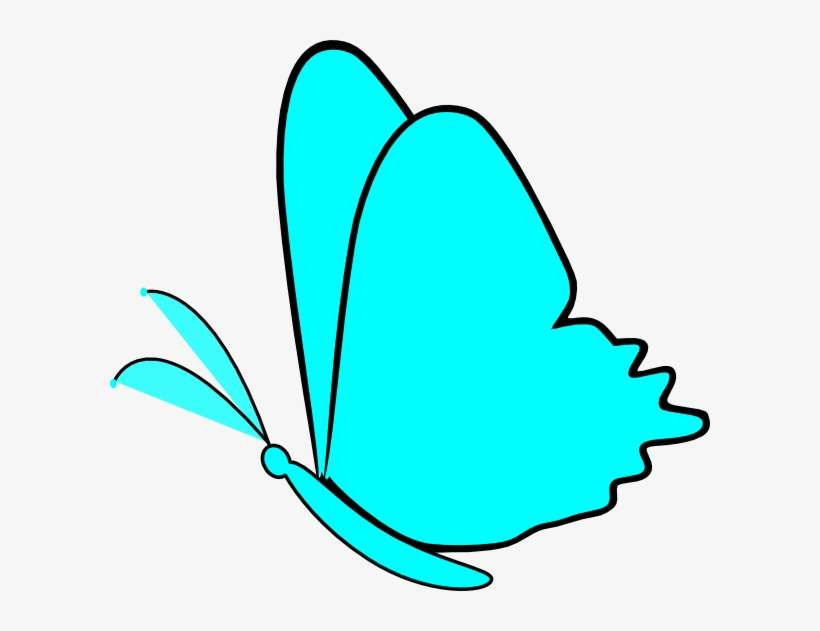
#> input picture butterfly.png, 820 x 631 px
$ jupyter execute task_2.ipynb
#> lines starting #> are read from the running program, lines starting #| are printed output that depends on the picture; after the words box and inside, x2 and y2 are one past the last pixel; in counts of white or black regions, pixels touching at a corner belong together
[cell 1]
import cv2
import matplotlib.pyplot as plt

# Load the image
image = cv2.imread('butterfly.png', 0)
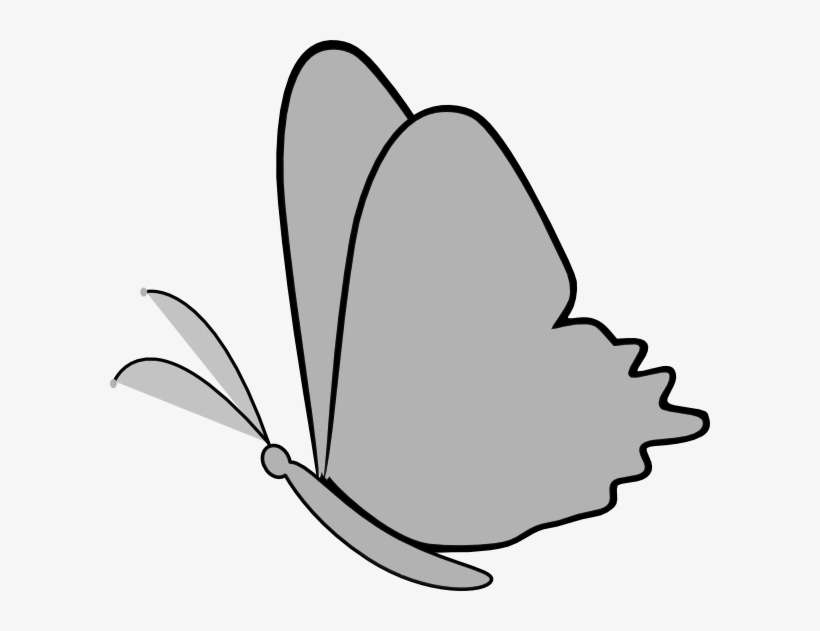
#> image: shape (631, 820); min 0, max 255, mean 221.6

# Plot pixel histogram
plt.figure(figsize=(6, 3))
plt.hist(image.ravel(), bins=256, range=[0,256], color='b', alpha=0.7)
plt.xlabel('Pixel Intensity')
plt.ylabel('Frequency')
plt.title('Pixel Intensity Histogram')
plt.grid(True)
plt.show()
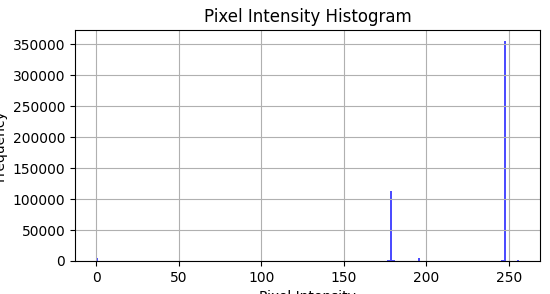
#> figure drawn by matplotlib, 1 panel; tallest bar 355077 high, from x = 247 to 248
#> further down, image is the input picture: shape (631, 820, 3); mean B, G, R 241.1, 240.9, 176.9

[cell 2]
import cv2
import numpy as np

def region_growing(image, seed, threshold):
    # Create an empty region of the same size as the input image
#> called with seed = (150, 150), threshold = 30
    region = np.zeros_like(image, dtype=np.uint8)
    # Initialize a list to store the seed point
    region_points = [seed]
    # While there are points in the region_points list
    while region_points:
        # Pop the first point from the list
        x, y = region_points.pop(0)
        # Check if the point is not already part of the region and meets the threshold condition
        if region[x, y] == 0 and abs(int(image[x, y]) - int(image[seed])) < threshold:
            # Mark the point as part of the region
            region[x, y] = 255
            # Add neighboring points to the region_points list
            region_points.extend([(x-1, y), (x+1, y), (x, y-1), (x, y+1)])
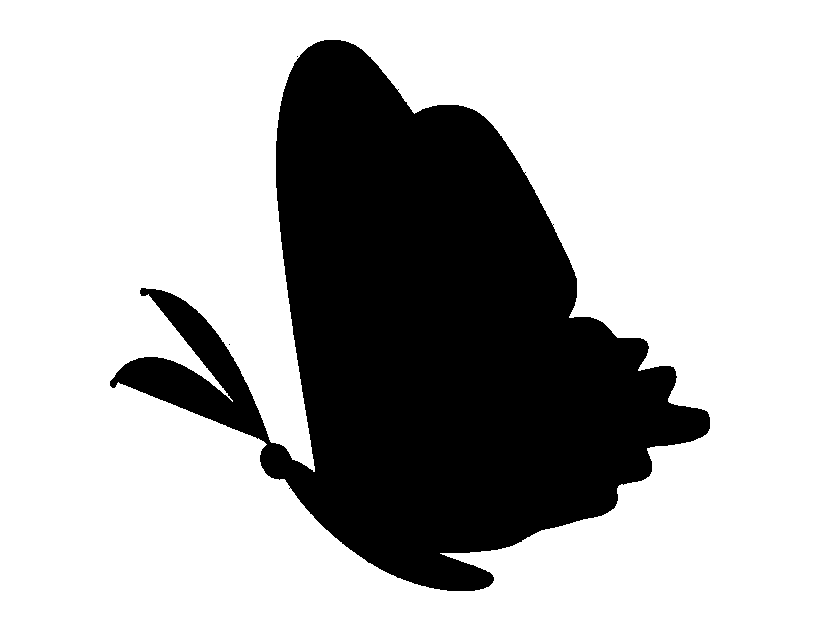
#> region: shape (631, 820); 70.7% white; 3 black regions (2 under 20 px), largest, box (x1, y1, x2, y2) and area: (110, 40, 710, 591) 151359
#> after the loop, region_points = []
    return region

# Load the image
image = cv2.imread('butterfly.png')

# Convert to grayscale
gray_image = cv2.cvtColor(image, cv2.COLOR_BGR2GRAY)

# Define seed point and threshold for region growing
seed_point = (150, 150)
threshold_value = 30

# Apply region growing segmentation
segmented_region = region_growing(gray_image, seed_point, threshold_value)

# Display original and segmented images
cv2.imshow('Original Image', image)
cv2.imshow('Segmented Region', segmented_region)
cv2.waitKey(0)
cv2.destroyAllWindows()
